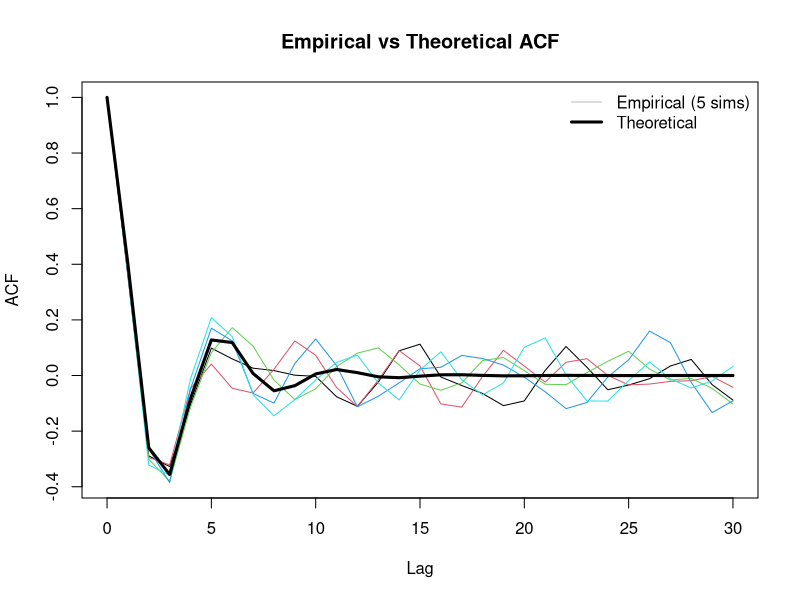
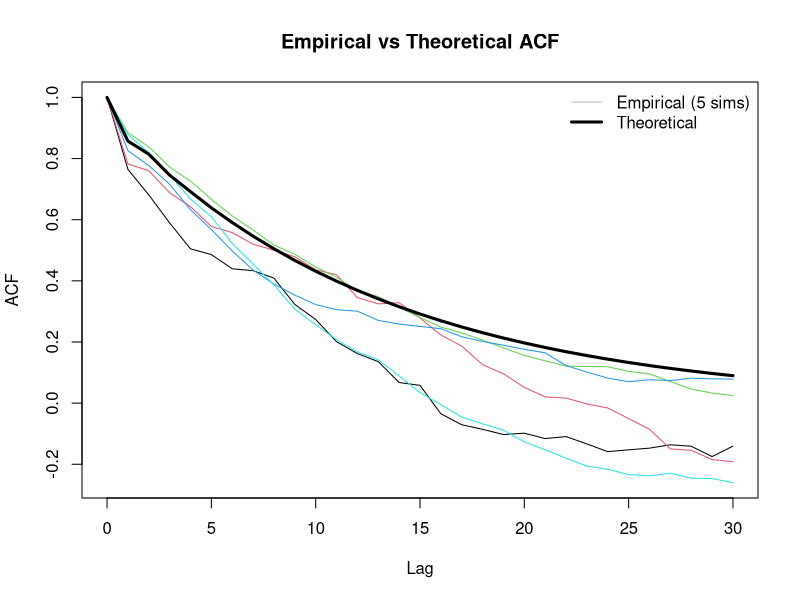
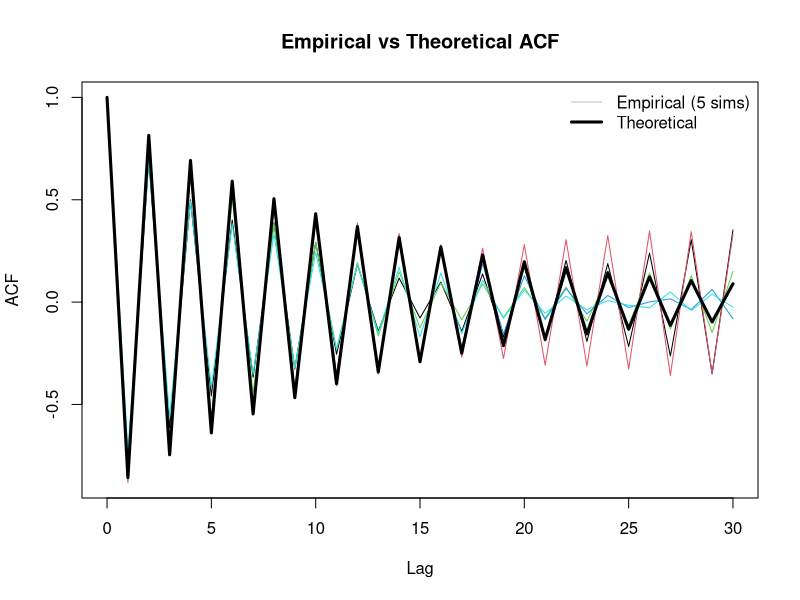
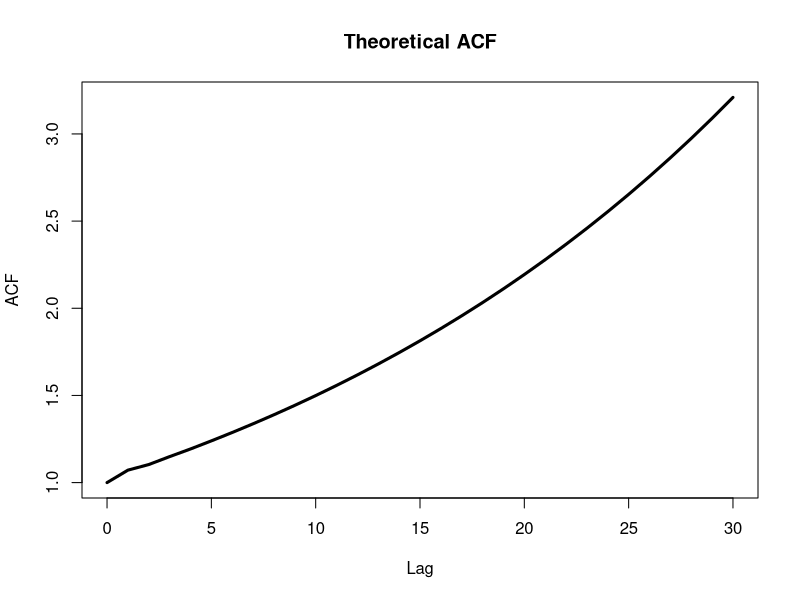
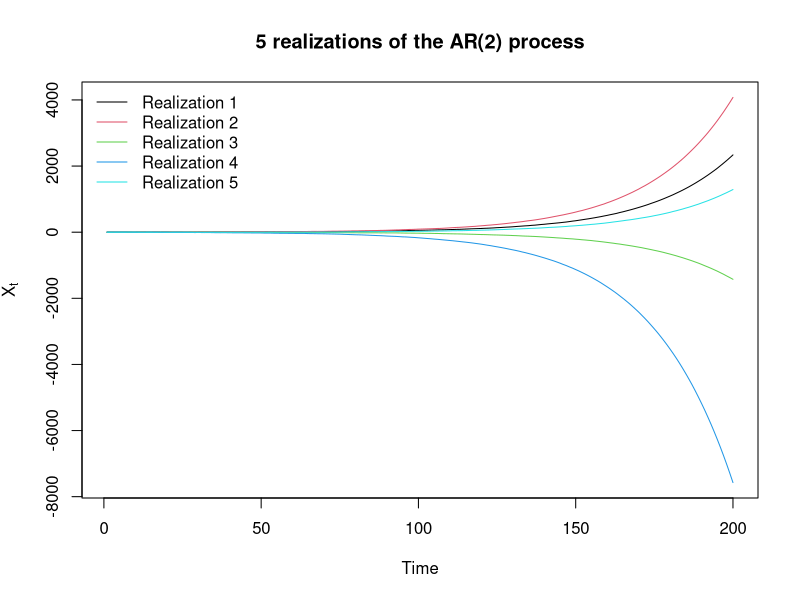
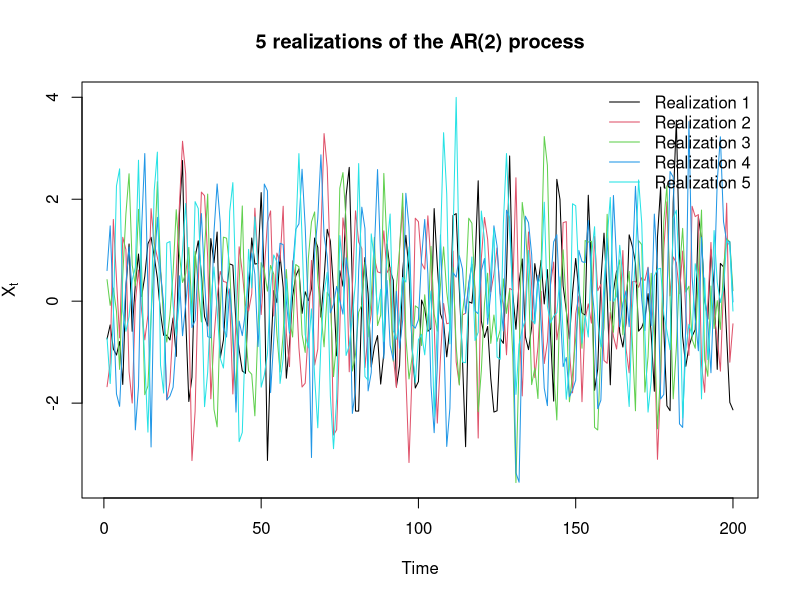

Write the R code that produced these figures, in order.
# Set seed for reproducibility
set.seed(123)

# Number of observations
n <- 200

# Number of realizations
n_sim <- 5

phi1 <- -0.6
phi2 <- 0.5


# Simulate 5 realizations of the AR(2) process
# Model in assignment: X_t + phi1*X_{t-1} + phi2*X_{t-2} = e_t
# In arima.sim(), AR signs are flipped, so we use ar = c(-phi1, -phi2)
sim_data <- replicate(
  n_sim,
  arima.sim(n = n, model = list(ar = c(-phi1, -phi2)))
)

png("assignment_3/timeseries.png", width = 1200, height = 600)

# Plot all 5 realizations in one figure
matplot(
  sim_data,
  type = "l",        # line plot
  lty = 1,           # solid lines
  xlab = "Time",
  ylab = expression(X[t]),
  main = "5 realizations of the AR(2) process"
)

# Add legend
legend(
  "topright",
  legend = paste("Realization", 1:5),
  lty = 1,
  col = 1:5,
  bty = "n"
)

dev.off()


##############################################################################################################
# problem 1.2 

# Number of lags
lag_max <- 30

# --- Theoretical ACF ---
# Compute theoretical ACF using ARMAacf
acf_theoretical <- ARMAacf(ar = c(-phi1, -phi2), lag.max = lag_max)

# --- Empirical ACF ---
# Compute ACF for each of the 5 simulations
acf_empirical <- apply(sim_data, 2, function(x) {
  acf(x, plot = FALSE, lag.max = lag_max)$acf
})

# --- Plot ---
# Plot first empirical ACF
plot(
  0:lag_max,
  acf_empirical[,1],
  type = "l",
  ylim = range(acf_empirical, acf_theoretical),
  xlab = "Lag",
  ylab = "ACF",
  main = "Empirical vs Theoretical ACF"
)

# Add remaining empirical ACFs
for(i in 2:ncol(acf_empirical)){
  lines(0:lag_max, acf_empirical[,i], col = i)
}

# Add theoretical ACF (thick black line)
lines(0:lag_max, acf_theoretical, lwd = 3, col = "black")

# Legend
legend(
  "topright",
  legend = c("Empirical (5 sims)", "Theoretical"),
  col = c("gray", "black"),
  lwd = c(1,3),
  bty = "n"
)



##############################################################################################################

# problem 1.3
set.seed(123)

# Number of observations
n <- 200

# Number of realizations
n_sim <- 5

phi1 <- -0.6
phi2 <- -0.3

sim_data <- replicate(
  n_sim,
  arima.sim(n = n, model = list(ar = c(-phi1, -phi2)))
)

# Number of lags
lag_max <- 30



# --- Theoretical ACF ---
# Compute theoretical ACF using ARMAacf
acf_theoretical <- ARMAacf(ar = c(-phi1, -phi2), lag.max = lag_max)

# --- Empirical ACF ---
# Compute ACF for each of the 5 simulations
acf_empirical <- apply(sim_data, 2, function(x) {
  acf(x, plot = FALSE, lag.max = lag_max)$acf
})

# --- Plot ---
# Plot first empirical ACF
plot(
  0:lag_max,
  acf_empirical[,1],
  type = "l",
  ylim = range(acf_empirical, acf_theoretical),
  xlab = "Lag",
  ylab = "ACF",
  main = "Empirical vs Theoretical ACF"
)

# Add remaining empirical ACFs
for(i in 2:ncol(acf_empirical)){
  lines(0:lag_max, acf_empirical[,i], col = i)
}

# Add theoretical ACF (thick black line)
lines(0:lag_max, acf_theoretical, lwd = 3, col = "black")

# Legend
legend(
  "topright",
  legend = c("Empirical (5 sims)", "Theoretical"),
  col = c("gray", "black"),
  lwd = c(1,3),
  bty = "n"
)


##############################################################################################################

# problem 1.4
set.seed(123)

# Number of observations
n <- 200

# Number of realizations
n_sim <- 5

phi1 <- 0.6
phi2 <- -0.3

sim_data <- replicate(
  n_sim,
  arima.sim(n = n, model = list(ar = c(-phi1, -phi2)))
)

# Number of lags
lag_max <- 30



# --- Theoretical ACF ---
# Compute theoretical ACF using ARMAacf
acf_theoretical <- ARMAacf(ar = c(-phi1, -phi2), lag.max = lag_max)

# --- Empirical ACF ---
# Compute ACF for each of the 5 simulations
acf_empirical <- apply(sim_data, 2, function(x) {
  acf(x, plot = FALSE, lag.max = lag_max)$acf
})

# --- Plot ---
# Plot first empirical ACF
plot(
  0:lag_max,
  acf_empirical[,1],
  type = "l",
  ylim = range(acf_empirical, acf_theoretical),
  xlab = "Lag",
  ylab = "ACF",
  main = "Empirical vs Theoretical ACF"
)

# Add remaining empirical ACFs
for(i in 2:ncol(acf_empirical)){
  lines(0:lag_max, acf_empirical[,i], col = i)
}

# Add theoretical ACF (thick black line)
lines(0:lag_max, acf_theoretical, lwd = 3, col = "black")

# Legend
legend(
  "topright",
  legend = c("Empirical (5 sims)", "Theoretical"),
  col = c("gray", "black"),
  lwd = c(1,3),
  bty = "n"
)


##############################################################################################################

# problem 1.5 den ene rod kommer til ligge på enhedscirklen, så vi har en ikke-stationær proces. Vi kan stadig simul

##############################################################################################################
# problem 1.6 (theoretical only)

set.seed(123)

phi1 <- -0.75
phi2 <- -0.3

lag_max <- 30

# --- Theoretical ACF ---
acf_theoretical <- ARMAacf(ar = c(-phi1, -phi2), lag.max = lag_max)

# --- Plot ---
plot(
  0:lag_max,
  acf_theoretical,
  type = "l",
  lwd = 3,
  col = "black",
  xlab = "Lag",
  ylab = "ACF",
  main = "Theoretical ACF"
)


################
# Set seed for reproducibility
set.seed(123)

# Number of observations
n <- 200

# Number of realizations
n_sim <- 5

phi1 <- -0.75
phi2 <- -0.3

# Storage matrix
sim_data <- matrix(0, nrow = n, ncol = n_sim)

# Simulate 5 realizations recursively
for (j in 1:n_sim) {
  
  # White noise
  eps <- rnorm(n, mean = 0, sd = 1)
  
  # Initial values
  x <- numeric(n)
  x[1] <- eps[1]
  x[2] <- 0.75 * x[1] + eps[2]
  
  # Recursive simulation
  for (t in 3:n) {
    x[t] <- 0.75 * x[t-1] + 0.3 * x[t-2] + eps[t]
  }
  
  sim_data[, j] <- x
}

# Plot all 5 realizations in one figure
matplot(
  sim_data,
  type = "l",
  lty = 1,
  xlab = "Time",
  ylab = expression(X[t]),
  main = "5 realizations of the AR(2) process"
)

# Add legend
legend(
  "topleft",
  legend = paste("Realization", 1:5),
  lty = 1,
  col = 1:5,
  bty = "n"
)
